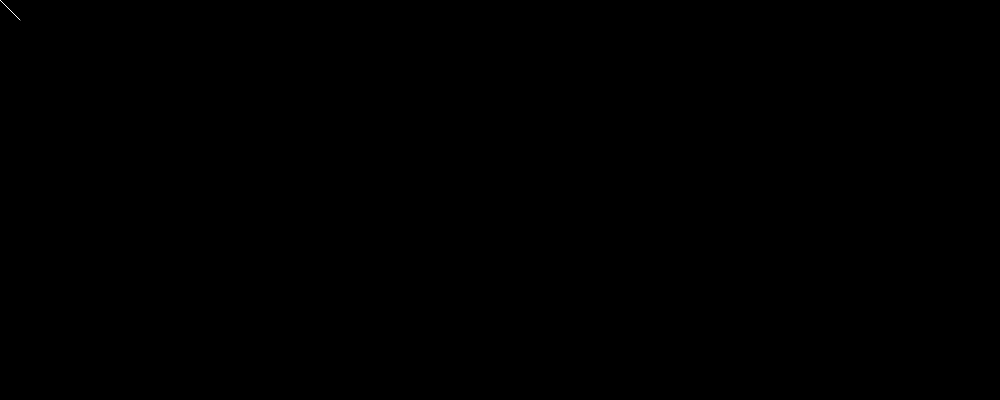
Frame 1 (no input)
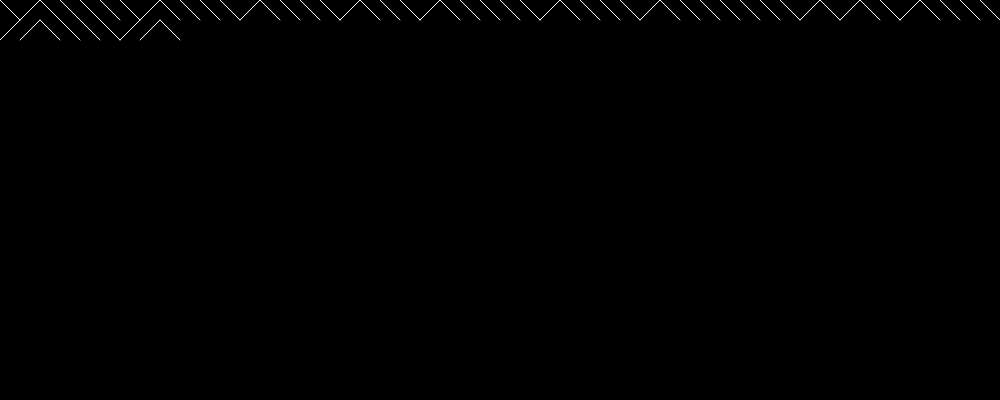
Frame 60 (no input)
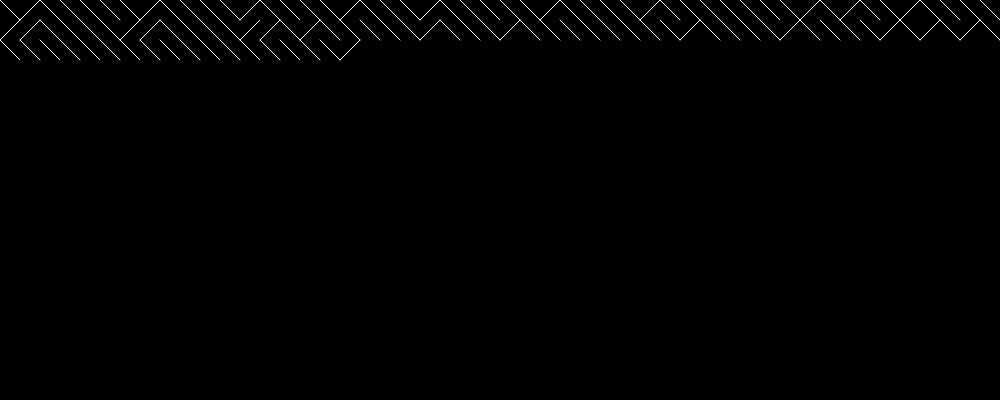
Frame 120 (the mouse pressed at the canvas centre since frame 60)

The p5.js sketch that drew these frames (run headless with seeded random() and noise() and a simulated clock; from frame 60 on, the mouse is pressed at the canvas centre):

// p5.js sketch
// ── sketch.js
var x = 0;
var y = 0;
var spacing = 20;


function setup() {
  createCanvas(1000, 400);
  background(0);
}

function draw() {
  stroke(255);
  if(random(9) > 2) {
    line(x, y, x + spacing, y + spacing);
  }
  else{
    line(x, y + spacing, x + spacing, y);
  }
  x = x + spacing;

  if(x > width){
    x = 0;
    y = y + spacing;
  }
}
